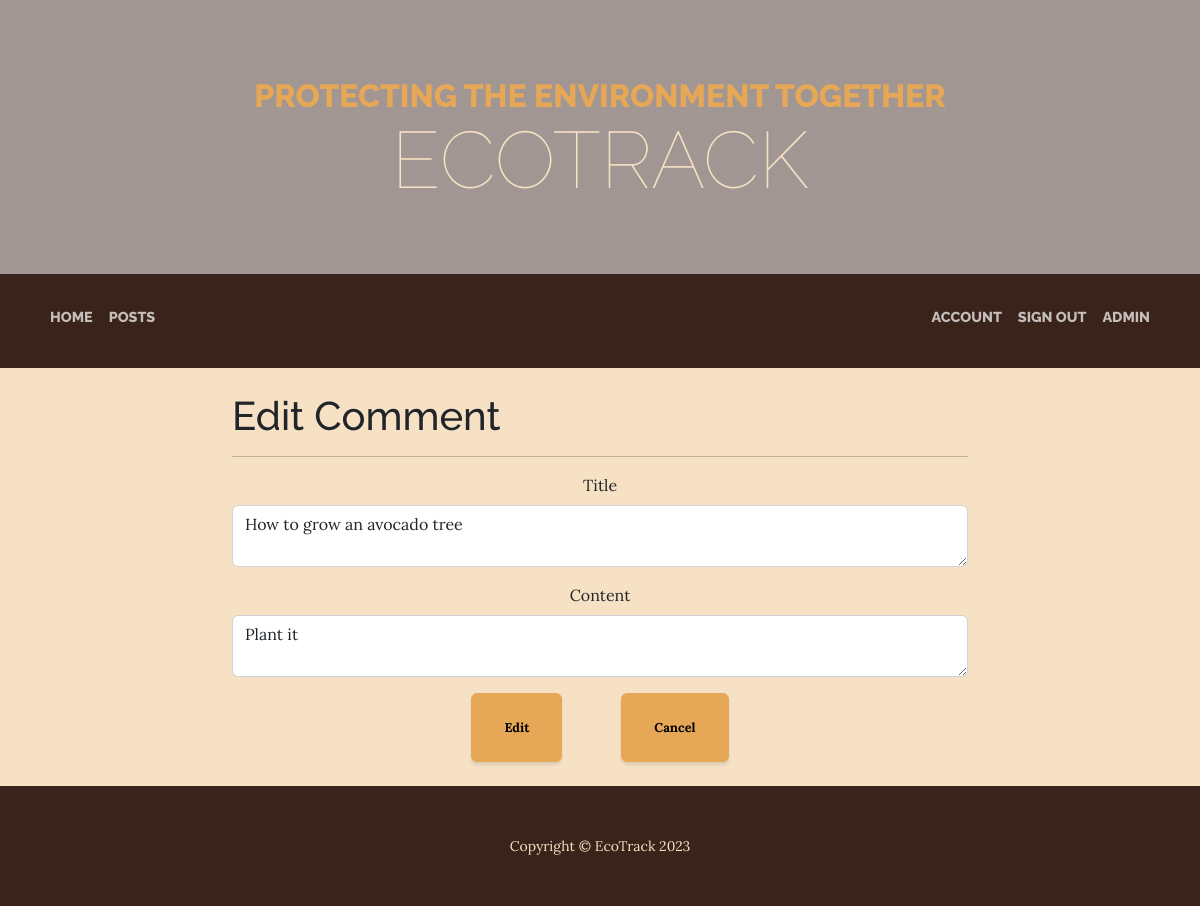
The app's page /admin/posts/edit.php?id=3 (signed in), older data.
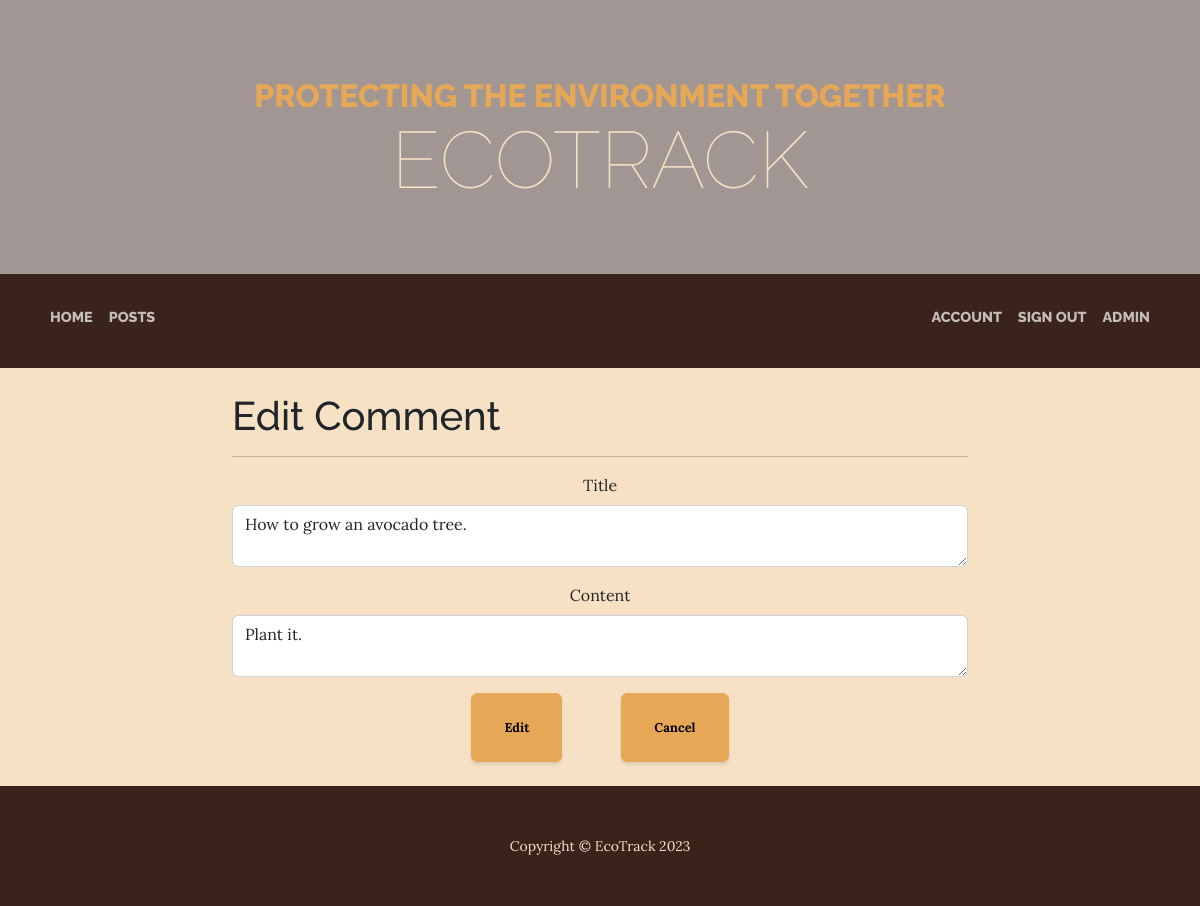
The same page, newer data.
### tables this page shows
CREATE TABLE `posts` (
  `ID` int(10) UNSIGNED NOT NULL,
  `userID` int(10) UNSIGNED DEFAULT NULL,
  `title` varchar(100) DEFAULT NULL,
  `content` longtext DEFAULT NULL,
  `postedDateTime` datetime DEFAULT NULL
);

### public/global.php (called while the page is built, shortened)
<?php
function query($query, $data){
    $stmt = __DB__->prepare($query);
    $stmt->execute($data);
    return $stmt;
}
function getPost($id){
    $post = query('SELECT * FROM posts WHERE ID = ?', [$id])->fetch();
    return $post;
}

### public/admin/posts/edit.php (the view, shortened to what this page needs)
<?php
require_once('../../global.php');
$post = getPost($_GET['id']);
?>
<!DOCTYPE html>
<html lang="en">
<head>
    <link href="../../css/styles.css" rel="stylesheet" />
</head>
<body>
    <header>
        <h1 class="site-heading text-center text-faded d-none d-lg-block">
            <span class="site-heading-upper text-primary mb-3">Protecting the environment together</span>
            <span class="site-heading-lower">EcoTrack</span>
        </h1>
    </header>
    <nav class="navbar navbar-expand-lg navbar-dark py-lg-4" id="mainNav">
        <div class="container">
            <div class="d-flex align-items-center">
                <ul class="navbar-nav">
                    <li class="nav-item mb-2"><a class="nav-link text-uppercase" href="../../index.php">Home</a></li>
                    <li class="nav-item mb-2"><a class="nav-link text-uppercase" href="../../posts.php">Posts</a></li>
                </ul>
            </div>
            <?php if(isset($_SESSION['id'])){
                echo '
                <div class="justify-content-end" id="navbarSupportedContent">
                <ul class="navbar-nav">
                    <li class="nav-item mb-2"><a class="nav-link text-uppercase" href="../../account/index.php?id='.$_SESSION['id'].'">Account</a></li>
                    <li class="nav-item mb-2"><a class="nav-link text-uppercase" href="../../signout.php">Sign Out</a></li>
                    ';
                if($_SESSION['admin'] == true) echo '<li class="nav-item mb-2"><a class="nav-link text-uppercase" href="../index.php">Admin</a></li>';
                echo '</ul>
                </div>';
            }
            ?>
        </div>
    </nav>
    <section class="bg-faded">
        <div class="container">
            <div class="row">
                <div class="col-lg-8 col-md-10 mx-auto">
                    <br/>
                    <h1>Edit Comment</h1>
                    <hr/>
                    <form method="POST">
                        <div class="text-center">
                            <div class="mb-3">
                                <label for="title" class="form-label">Title</label>
                                <textarea type="text" class="form-control" id="title" name="title" required><?=$post['title']?></textarea>
                            </div>
                            <div class="mb-3">
                                <label for="content" class="form-label">Content</label>
                                <textarea type="text" class="form-control" id="content" name="content" required><?=$post['content']?></textarea>
                            </div>
                            <button type="submit" class="btn btn-primary btn-xl"><strong>Edit</strong></button>
                            <a href="detail.php?id=<?php echo $post['ID'] ?>" class="btn btn-primary btn-xl"><strong>Cancel</strong></a>
                            <br/><br/>
                        </div>
                    </form>
                </div>
            </div>
        </div>
    </section>
    <footer class="footer text-faded text-center py-5">
        <div class="container">
            <p class="m-0 small">Copyright &copy; EcoTrack 2023</p>
        </div>
    </footer>
</body>
</html>

Row changes from the older to the newer data that the page shows:
changed posts: title "How to grow an avocado tree" → "How to grow an avocado tree."; content "Plant it" → "Plant it."
